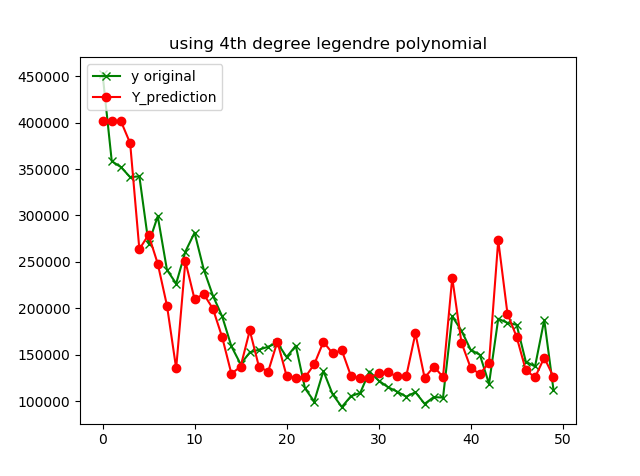

Recreate this plot in Python.
import matplotlib.pyplot as plt
import numpy as np
import pandas as pd

# The observed result for this case is
#     [0.2828481   0.49457554 - 0.12319716 - 0.14174501  0.08287378][0.26429525]
#     The    r2    score    on the    training    data is 0.800050681561628

df = pd.read_csv("F://PycharmProjects//Zero_to_deep_learning//cal_housing.csv")
# df.info()
# print(df.head(10))

df = df.loc[:50, :]

# X = df[['medianincome']].values
X_train = df[['medianincome']].values

# y_true = df[['medianHouseValue']].values
y_train = df[['medianHouseValue']].values

from sklearn.model_selection import train_test_split
from sklearn.preprocessing import MinMaxScaler, StandardScaler

# X_train, X_test, y_train, y_test = train_test_split(X, y_true, test_size=0.3, shuffle=True)

xs = MinMaxScaler(feature_range= (-1, 1))
xs.fit(X_train)
X_train_transformed = xs.transform(X_train)

ys = MinMaxScaler()
ys.fit(y_train)
y_train_transformed = ys.transform(y_train)

def Tx(a):
    Tx_values = [0, 0, 0, 0, 0]
    Tx_values[0] = 1
    Tx_values[1] = a
    Tx_values[2] = (1/2)*(3*(a**2)-1)
    Tx_values[3] = (1/2)*(5*(a**3)-3*a)
    Tx_values[4] = (1/8)*(35*(a**4)-30*(a**2)+3)

    return Tx_values

# Weights = [0.5, 0.5, 0.5]

def output(Weights, Tx_values):
    calc_output = 0
    for i in range(len(Weights)):
        calc_output += Tx_values[i]*Weights[i]
    return calc_output

def model(X_train, y_train, epochs, learning_rate):
    n = len(X_train)
    m = [0, 0, 0, 0, 0]
    v = [0, 0, 0, 0, 0]
    bias_m = 0
    bias_v = 0
    epsilon = 0.00000001
    # bias = 1.0
    beta_1 = 0.9
    beta_2 = 0.999
    Weights = (np.random.randn(1,5))*np.sqrt(2/5)
    print(Weights)
    Weights = Weights[0]
    # Weights = [-0.02345428, 0.44043124, -0.01990337]
    bias = 0.5
    for no_of_epochs in range(epochs):
        gradient = [0, 0, 0, 0, 0]
        bias_gradient = 0
        for i in range(len(X_train)):
            Tx_values = Tx(X_train[i])

            calc_output = output(Weights, Tx_values)+bias
            calc_output = max(0, calc_output)
            loss = 0
            for j in range(len(gradient)):
                loss += (1/n)*((calc_output-y_train[i])**2)
                gradient[j] += (2/n)*(calc_output-y_train[i])*(Tx_values[j])
            bias_gradient += (2/n)*(calc_output-y_train[i])

        print("Epoch:" + str(no_of_epochs) + "      Loss :" + str(loss))

        bias_m = beta_1 * bias_m + (1 - beta_1) * (bias_gradient)
        bias_v = beta_2 * bias_v + (1 - beta_2) * (bias_gradient ** 2)

        bias_m_cap = bias_m / (1 - beta_1**(no_of_epochs + 1))
        bias_v_cap = bias_v / (1 - beta_2**(no_of_epochs + 1))

        bias = bias - (learning_rate) * (bias_m_cap) / ((bias_v_cap) ** (0.5) + epsilon)

        for j in range(len(Weights)):

            m[j] = beta_1*m[j] + (1 - beta_1)*(gradient[j])
            v[j] = beta_2*v[j] + (1 - beta_2)*(gradient[j]**2)

            m_cap = m[j]/(1 - beta_1**(no_of_epochs + 1))
            v_cap = v[j]/(1 - beta_2**(no_of_epochs + 1))

            Weights[j] = Weights[j] - (learning_rate)*(m_cap)/((v_cap)**(0.5) + epsilon)

    return Weights, bias

epochs = 2000

learning_rate = 0.001

# X_train = [5.6431, 7.2574]
# y_train = [314300, 352100]

Weights, bias = model(X_train_transformed, y_train_transformed, epochs, learning_rate)

def predict(X_test, Weights, bias):
    y_predicted = []
    for i in range(len(X_test)):
        Tx_values = Tx(X_test[i])
        output = 0
        for j in range(len(Weights)):
            output += Weights[j]*Tx_values[j]
        output += bias
        output = max(0, output)
        y_predicted.append(output)
    return y_predicted

print(Weights, bias)

y_predicted = predict(X_train_transformed, Weights, bias)
y_predicted = np.asarray(y_predicted)
y_predicted = y_predicted.reshape(-1, 1)
print(type(y_predicted))
y_predicted = ys.inverse_transform(y_predicted)
y_train = ys.inverse_transform(y_train_transformed)

#
# for i in range(len(y_train)):
#     print(y_predicted[i], y_train[i])

plt.plot(y_train[:50, 0], color = 'green', label = 'y original', marker = 'x')
plt.plot(y_predicted[:50, 0], color = 'red', label = 'Y_prediction', marker = 'o')
plt.title("using 4th degree legendre polynomial")
plt.legend(loc = 'upper left')
plt.show()

plt.show()

from sklearn.metrics import r2_score
print("The r2 score on the training data is ", r2_score(y_train, y_predicted))
